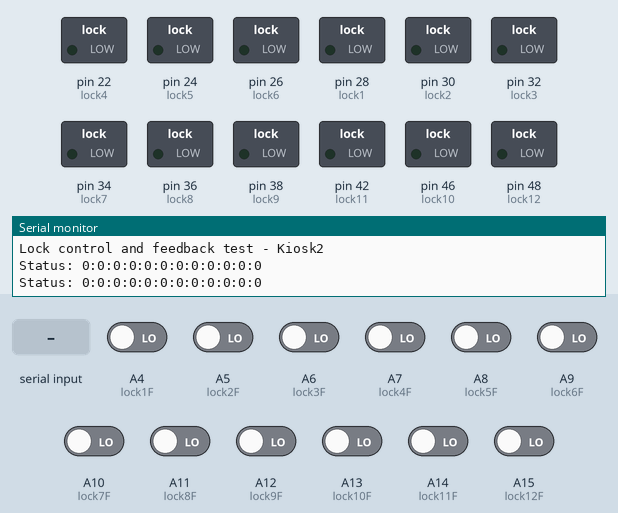
Recording of a sketch running on a simulated Arduino Mega 2560, built with avr-gcc and run on an emulated ATmega2560. Parts: switched loads named in the sketch (green lamp = pin HIGH), the last lines printed to the serial monitor. Inputs (shaded band) come from the test bench; at power-on: A4 (lock1F), A5 (lock2F), A6 (lock3F), A7 (lock4F), A8 (lock5F), A9 (lock6F), A10 (lock7F), A11 (lock8F), A12 (lock9F), A13 (lock10F), A14 (lock11F), A15 (lock12F) LOW.

Above: at 1.2 s.
1.3 s: "1" received over Serial
At 2.7 s:
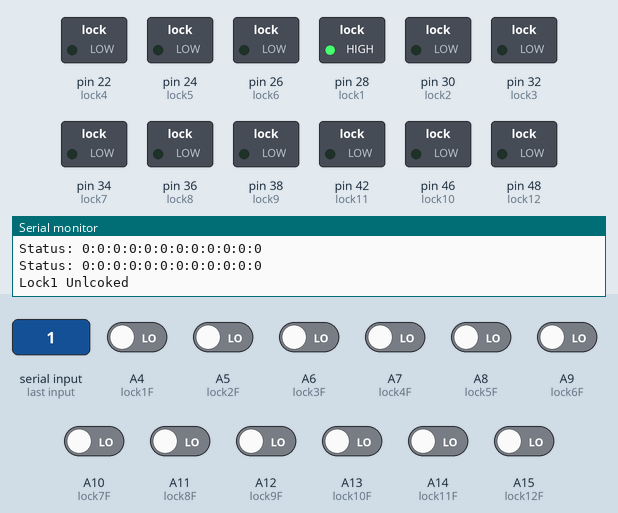
4.7 s: byte 66 ('B') received over Serial
At 6.1 s:
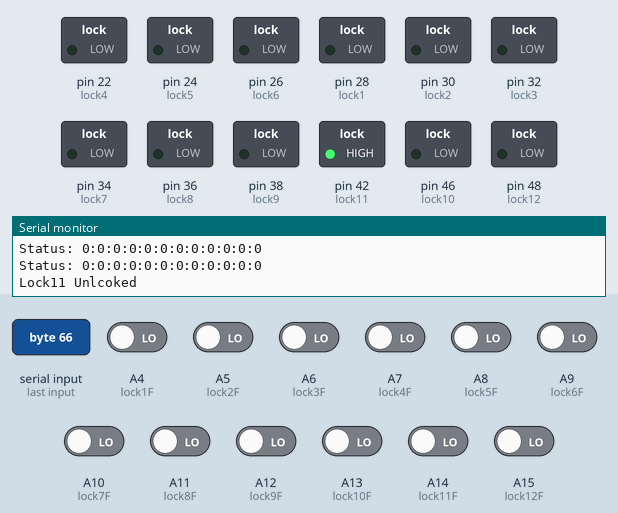
7.9 s: byte 67 ('C') received over Serial
At 8.9 s:
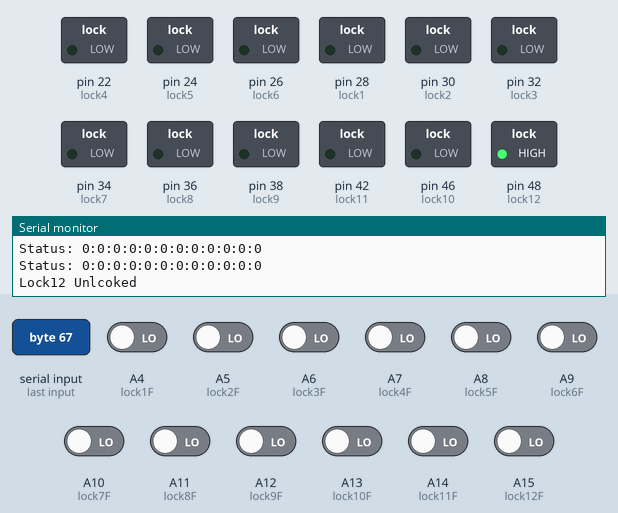
11.1 s: "2" received over Serial
At 12.5 s:
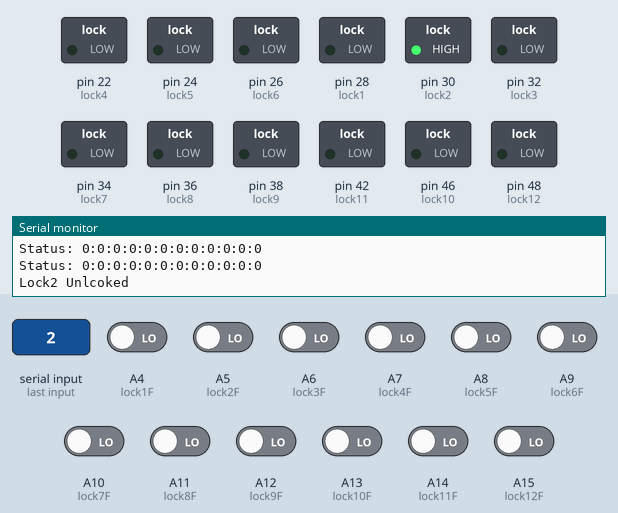
14.3 s: "3" received over Serial
At 15.2 s:
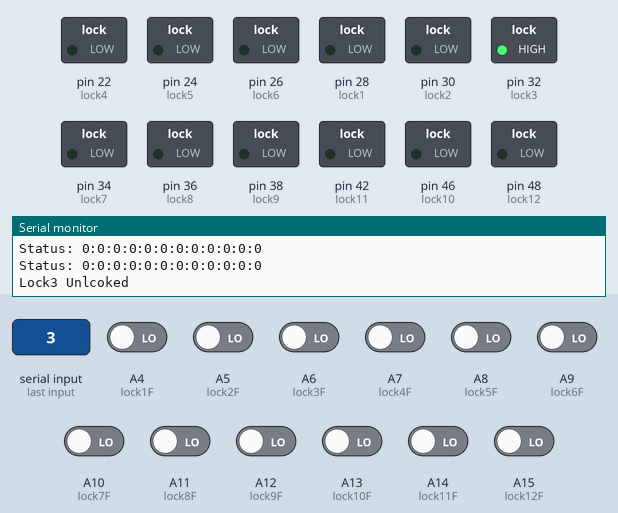
17.5 s: "4" received over Serial
At 18.9 s:
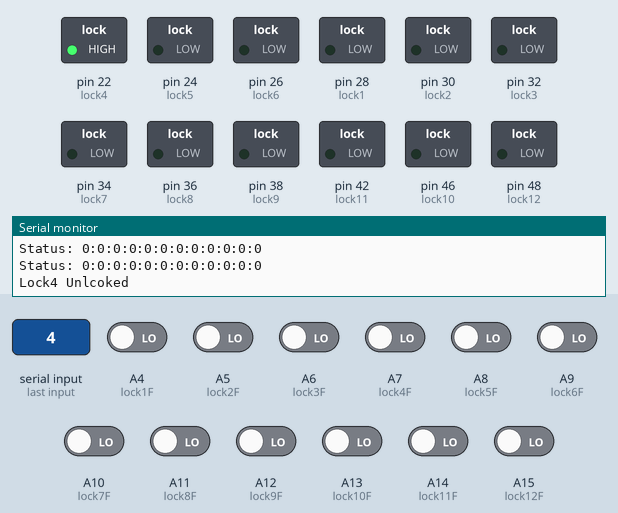
Timing chart, 0 to 20.7 s (numbered marks = the images above; inputs shaded):
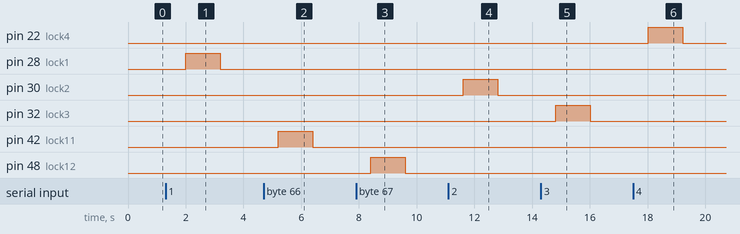

The sketch:

lock_Control_feedback.ino
```cpp
#define lock4 22
#define lock5 24
#define lock6 26
#define lock1 28
#define lock2 30
#define lock3 32
#define lock7 34
#define lock8 36
#define lock9 38
#define lock10 46
#define lock11 42
#define lock12 48

#define lock1F A4
#define lock2F A5
#define lock3F A6
#define lock4F A7
#define lock5F A8
#define lock6F A9
#define lock7F A10
#define lock8F A11
#define lock9F A12
#define lock10F A13
#define lock11F A14
#define lock12F A15

// #define lock10 40
// #define lock13 12
// #define lock14 44


#define drive_time 1200

void setup(){
	Serial.begin(115200);
	Serial.println("Lock control and feedback test - Kiosk2");

	pinMode(lock1, OUTPUT);
	pinMode(lock2, OUTPUT);
	pinMode(lock3, OUTPUT);
	pinMode(lock4, OUTPUT);
	pinMode(lock5, OUTPUT);
	pinMode(lock6, OUTPUT);
	pinMode(lock7, OUTPUT);
	pinMode(lock8, OUTPUT);
	pinMode(lock9, OUTPUT);
	pinMode(lock10, OUTPUT);
	pinMode(lock11, OUTPUT);
	pinMode(lock12, OUTPUT);


	digitalWrite(lock1, LOW);
	digitalWrite(lock2, LOW);
	digitalWrite(lock3, LOW);
	digitalWrite(lock4, LOW);
	digitalWrite(lock5, LOW);
	digitalWrite(lock6, LOW);
	digitalWrite(lock7, LOW);
	digitalWrite(lock8, LOW);
	digitalWrite(lock9, LOW);
	digitalWrite(lock10, LOW);
	digitalWrite(lock11, LOW);
	digitalWrite(lock12, LOW);

	pinMode(lock1F, INPUT);
	pinMode(lock2F, INPUT);
	pinMode(lock3F, INPUT);
	pinMode(lock4F, INPUT);
	pinMode(lock5F, INPUT);
	pinMode(lock6F, INPUT);
	pinMode(lock7F, INPUT);
	pinMode(lock8F, INPUT);
	pinMode(lock9F, INPUT);
	pinMode(lock10F, INPUT);
	pinMode(lock11F, INPUT);
	pinMode(lock12F, INPUT);

}

void loop(){
	if(Serial.available()){
		char command = Serial.read();

		if(command == '1'){
			digitalWrite(lock1, HIGH);
			Serial.println("Lock1 Unlcoked");
			delay(drive_time);
			digitalWrite(lock1, LOW);
		}
		else if(command == '2'){
			digitalWrite(lock2, HIGH);
			Serial.println("Lock2 Unlcoked");
			delay(drive_time);
			digitalWrite(lock2, LOW);
		}
		else if(command == '3'){
			digitalWrite(lock3, HIGH);
			Serial.println("Lock3 Unlcoked");
			delay(drive_time);
			digitalWrite(lock3, LOW);
		}
		else if(command == '4'){
			digitalWrite(lock4, HIGH);
			Serial.println("Lock4 Unlcoked");
			delay(drive_time);
			digitalWrite(lock4, LOW);
		}
		else if(command == '5'){
			digitalWrite(lock5, HIGH);
			Serial.println("Lock5 Unlcoked");
			delay(drive_time);
			digitalWrite(lock5, LOW);
		}
		else if(command == '6'){
			digitalWrite(lock6, HIGH);
			Serial.println("Lock6 Unlcoked");
			delay(drive_time);
			digitalWrite(lock6, LOW);
		}
		else if(command == '7'){
			digitalWrite(lock7, HIGH);
			Serial.println("Lock7 Unlcoked");
			delay(drive_time);
			digitalWrite(lock7, LOW);
		}
		else if(command == '8'){
			digitalWrite(lock8, HIGH);
			Serial.println("Lock8 Unlcoked");
			delay(drive_time);
			digitalWrite(lock8, LOW);
		}
		else if(command == '9'){
			digitalWrite(lock9, HIGH);
			Serial.println("Lock9 Unlcoked");
			delay(drive_time);
			digitalWrite(lock9, LOW);
		}
		else if(command == 'A'){
			digitalWrite(lock10, HIGH);
			Serial.println("Lock10 Unlcoked");
			delay(drive_time);
			digitalWrite(lock10, LOW);
		}
		else if(command == 'B'){
			digitalWrite(lock11, HIGH);
			Serial.println("Lock11 Unlcoked");
			delay(drive_time);
			digitalWrite(lock11, LOW);
		}else if(command == 'C'){
			digitalWrite(lock12, HIGH);
			Serial.println("Lock12 Unlcoked");
			delay(drive_time);
			digitalWrite(lock12, LOW);
		}
	}

	Serial.print("Status: ");
	Serial.print(digitalRead(lock1F));
	Serial.print(":");
	Serial.print(digitalRead(lock2F));
	Serial.print(":");
	Serial.print(digitalRead(lock3F));
	Serial.print(":");
	Serial.print(digitalRead(lock4F));
	Serial.print(":");
	Serial.print(digitalRead(lock5F));
	Serial.print(":");
	Serial.print(digitalRead(lock6F));
	Serial.print(":");
	Serial.print(digitalRead(lock7F));
	Serial.print(":");
	Serial.print(digitalRead(lock8F));
	Serial.print(":");
	Serial.print(digitalRead(lock9F));
	Serial.print(":");
	Serial.print(digitalRead(lock10F));
	Serial.print(":");
	Serial.print(digitalRead(lock11F));
	Serial.print(":");
	Serial.println(digitalRead(lock12F));
	delay(1000);
}
```

Measured:
- after the input at 1.3 s, pin 28 (lock1): LOW → HIGH after 0.70 s, → LOW 1.2 s later
- after the input at 4.7 s, pin 42 (lock11): LOW → HIGH after 0.51 s, → LOW 1.2 s later
- after the input at 7.9 s, pin 48 (lock12): LOW → HIGH after 0.51 s, → LOW 1.2 s later
- after the input at 11.1 s, pin 30 (lock2): LOW → HIGH after 0.51 s, → LOW 1.2 s later
- after the input at 14.3 s, pin 32 (lock3): LOW → HIGH after 0.51 s, → LOW 1.2 s later
- after the input at 17.5 s, pin 22 (lock4): LOW → HIGH after 0.52 s, → LOW 1.2 s later
